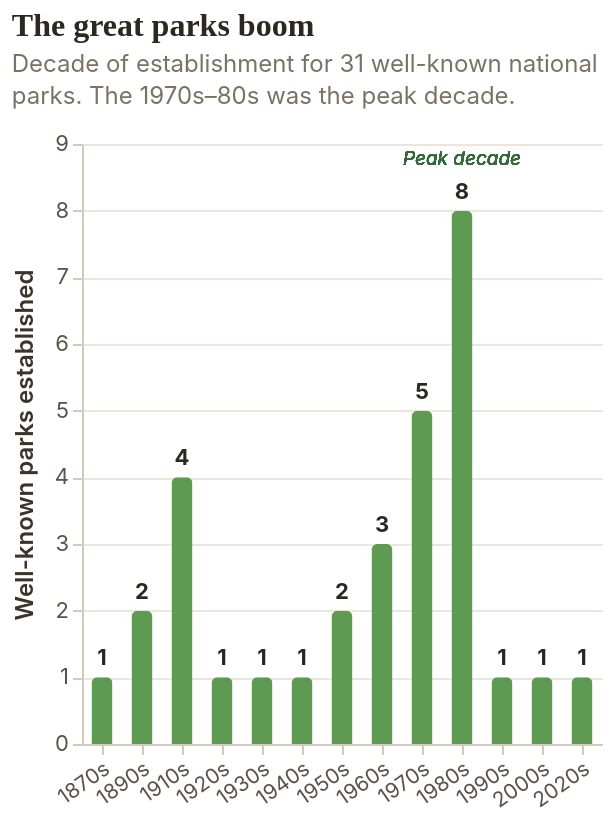

Here is the Vega-Lite specification saved for this chart:
### Vega-Lite specification from a JSON file in a GitHub repository (floating-point values rounded to 4 significant figures)
{"$schema": "https://vega.github.io/schema/vega-lite/v5.json", "title": {"text": "The great parks boom", "subtitle": ["Decade of establishment for 31 well-known national", "parks. The 1970s–80s was the peak decade."], "subtitleLineHeight": 16}, "width": "container", "height": 300, "data": {"values": [{"decade": "1870s", "count": 1}, {"decade": "1890s", "count": 2}, {"decade": "1910s", "count": 4}, {"decade": "1920s", "count": 1}, {"decade": "1930s", "count": 1}, {"decade": "1940s", "count": 1}, {"decade": "1950s", "count": 2}, {"decade": "1960s", "count": 3}, {"decade": "1970s", "count": 5}, {"decade": "1980s", "count": 8}, {"decade": "1990s", "count": 1}, {"decade": "2000s", "count": 1}, {"decade": "2020s", "count": 1}]}, "layer": [{"mark": {"type": "bar", "width": {"band": 0.58}, "cornerRadiusEnd": 3, "color": "#5f9a52"}, "encoding": {"x": {"field": "decade", "type": "nominal", "title": null, "axis": {"labelAngle": -35, "labelFontSize": 10.5}}, "y": {"field": "count", "type": "quantitative", "title": "Well-known parks established", "scale": {"domain": [0, 9]}}, "tooltip": [{"field": "decade", "title": "Decade"}, {"field": "count", "title": "Parks established"}]}}, {"mark": {"type": "text", "dy": -9, "font": "Inter, sans-serif", "fontSize": 11, "fontWeight": 700, "color": "#2c2820"}, "encoding": {"x": {"field": "decade", "type": "nominal"}, "y": {"field": "count", "type": "quantitative"}, "text": {"field": "count", "type": "quantitative"}}}, {"mark": {"type": "text", "dy": -26, "font": "Inter, sans-serif", "fontSize": 9.5, "fontStyle": "italic", "color": "#356b3c"}, "encoding": {"x": {"datum": "1980s"}, "y": {"datum": 8}, "text": {"value": "Peak decade"}}}], "config": {"background": null, "font": "Inter, sans-serif", "view": {"stroke": null}, "padding": 5, "axis": {"labelFont": "Inter, sans-serif", "titleFont": "Inter, sans-serif", "labelColor": "#5b5347", "titleColor": "#3a342b", "titleFontWeight": 600, "gridColor": "#ebe6da", "domainColor": "#d2cbbb", "tickColor": "#d2cbbb", "labelFontSize": 11, "titleFontSize": 12, "titlePadding": 8}, "legend": {"labelFont": "Inter, sans-serif", "titleFont": "Inter, sans-serif", "labelColor": "#5b5347", "titleColor": "#3a342b", "labelFontSize": 11, "titleFontSize": 11.5}, "title": {"font": "Fraunces, serif", "fontSize": 16, "anchor": "start", "color": "#2c2820", "fontWeight": 600, "subtitleFont": "Inter, sans-serif", "subtitleColor": "#7a7263", "subtitleFontSize": 12, "subtitlePadding": 6, "offset": 12}}}
